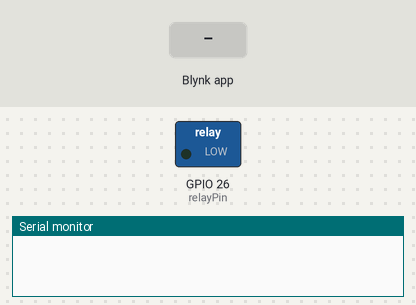
A sketch run on a simulated ESP32. Parts: switched loads named in the sketch (green lamp = pin HIGH), the last lines printed to the serial monitor. The inputs (shaded band) are chosen by the test bench. WiFi joins after 1.5 s; servers stay silent unless stated.

Above: at 3.0 s.
3.1 s: Blynk app writes 1 to V1
At 3.6 s:
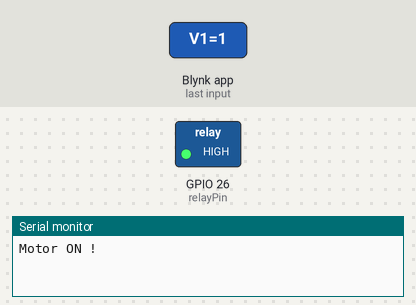
4.6 s: Blynk app writes 0 to V1
At 6.0 s:
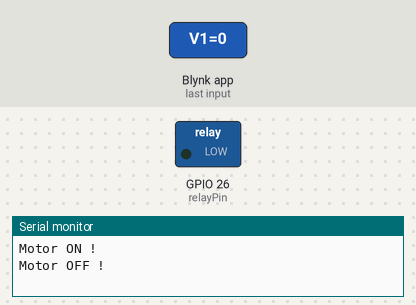
Timing chart, 0 to 7.6 s (numbered marks = the images above; inputs shaded):
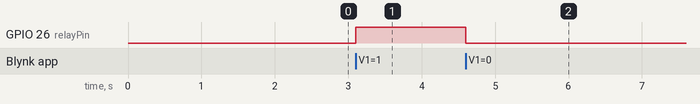

Measured:
- after the input at 3.1 s, GPIO 26 (relayPin): LOW → HIGH at once
- after the input at 4.6 s, GPIO 26 (relayPin): HIGH → LOW at once

The sketch:

SprikleControle.ino
```cpp
#define BLYNK_TEMPLATE_ID "TMPL3yxfKbG6M"
#define BLYNK_TEMPLATE_NAME "PesticideSprinkle"
#define BLYNK_AUTH_TOKEN "YOUR_BLYNK_AUTH_TOKEN" // Set locally; don't commit real credentials

#define BLYNK_PRINT Serial
#include <WiFi.h>
#include <BlynkSimpleEsp32.h>

char auth[] = BLYNK_AUTH_TOKEN;
char ssid[] = "YOUR_WIFI_SSID";     // Set locally; don't commit real credentials
char pass[] = "YOUR_WIFI_PASSWORD"; // Set locally; don't commit real credentials

int relayPin = 26;  // GPIO 26 connected to Relay

BLYNK_WRITE(V1) {
  int lockState = param.asInt();
  if (lockState == 1) {
    digitalWrite(relayPin, HIGH);
    Serial.println("Motor ON !");
  } else {
    digitalWrite(relayPin, LOW);
    Serial.println("Motor OFF !");
  }
}

void setup() {
  Serial.begin(115200);
  Blynk.begin(auth, ssid, pass);
  pinMode(relayPin, OUTPUT);
  digitalWrite(relayPin, LOW);
}

void loop() {
  Blynk.run();
}
```
